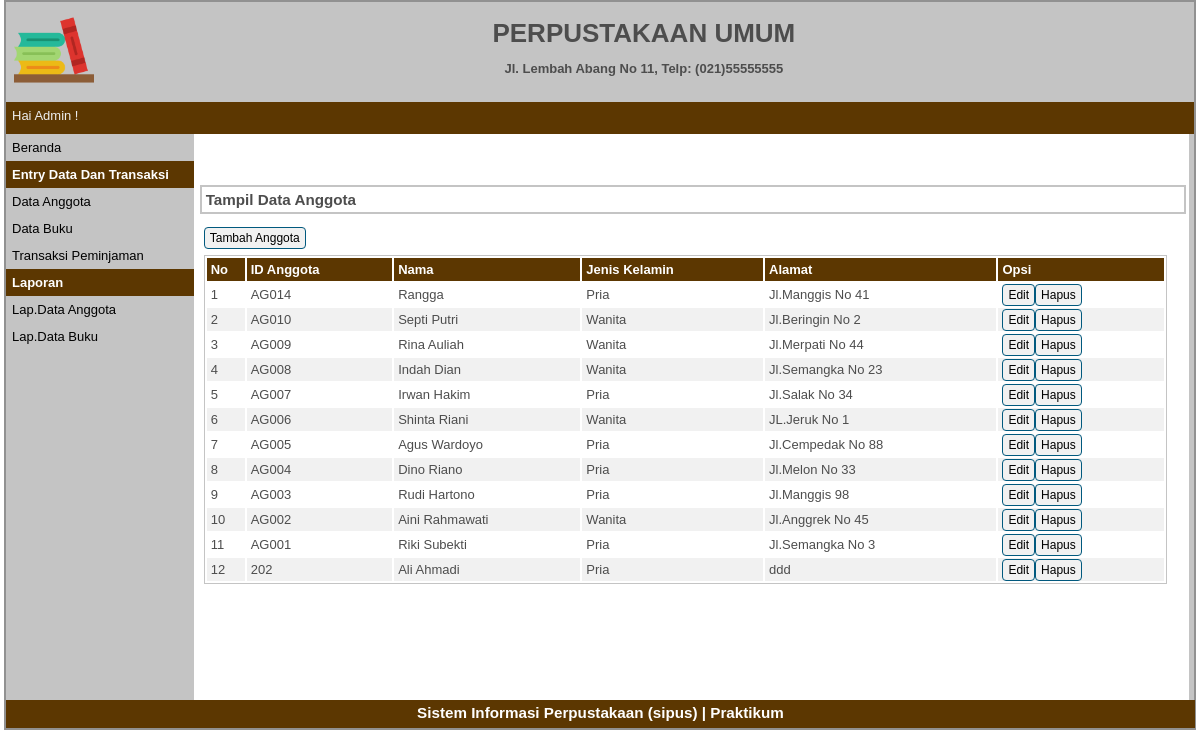
The page /perpus-master/index.php?p=anggota on the database its author committed.
### tables this page shows
CREATE TABLE IF NOT EXISTS `tbanggota` (
  `idanggota` varchar(5) NOT NULL,
  `nama` varchar(30) NOT NULL,
  `jeniskelamin` varchar(10) NOT NULL,
  `alamat` varchar(40) NOT NULL,
  `status` varchar(20) NOT NULL,
  PRIMARY KEY (`idanggota`)
);

### perpus-master/pages/anggota.php (the view)
<div id="label-page"><h3>Tampil Data Anggota</h3></div>
<div id="content">
	<p id="tombol-tambah-container"><a href="index.php?p=anggota-input" class="tombol">Tambah Anggota</a></p>
	<table id="tabel-tampil">
		<tr>
			<th id="label-tampil-no">No</td>
			<th>ID Anggota</th>
			<th>Nama</th>
			<th>Jenis Kelamin</th>
			<th>Alamat</th>
			<th id="label-opsi">Opsi</th>
		</tr>
		<?php
		$sql="SELECT * FROM tbanggota ORDER BY idanggota DESC";
		$q_tampil_anggota = mysqli_query($db, $sql);
		$nomor=1;
		while($r_tampil_anggota=mysqli_fetch_array($q_tampil_anggota)){
		?>
		<tr>
			<td><?php echo $nomor++; ?></td>
			<td><?php echo $r_tampil_anggota['idanggota']; ?></td>
			<td><?php echo $r_tampil_anggota['nama']; ?></td>
			<td><?php echo $r_tampil_anggota['jeniskelamin']; ?></td>
			<td><?php echo $r_tampil_anggota['alamat']; ?></td>
			<td>
				<div class="tombol-opsi-container"><a href="index.php?p=anggota-edit&id=<?php echo $r_tampil_anggota['idanggota'];?>" class="tombol">Edit</a></div>
				<div class="tombol-opsi-container"><a href="proses/anggota-hapus.php?id=<?php echo $r_tampil_anggota['idanggota']; ?>" class="tombol">Hapus</a></div>
			</td>
		</tr>
		<?php } ?>
	</table>
</div>

### perpus-master/style.css (style rules this page uses)
* { margin:0px; padding:0px }
body { font-family:sans-serif; font-size:13px; color:#4D4D4D; }
#label-page { margin-top:6px; margin-bottom:6px; margin-left:6px; border:2px solid #C4C4C4; padding:4px; width:97.9%; }
#content { float:left; width:96.8%; min-height:454px; background-image : border:2px solid #C4C4C4; padding:10px; margin-bottom:6px; }
.tombol { border-radius:4px; font-size:12px; text-decoration:none; background-color:#F1F1F1; padding-top:3px; padding-bottom:3px; padding-left:5px; padding-right:5px; border:1px solid #01597E; color:black; }
#tombol-tambah-container { margin-bottom:10px; }
#tabel-tampil { border:1px solid #C4C4C4; width:100%; }
#tabel-tampil tr:nth-child(odd) { background-color:#F1F1F1; }
#tabel-tampil tr th { background-color:#5C3701; color:#FFFFFF; padding:4px; text-align:left; }
#tabel-tampil td { padding:4px; }
#label-tampil-no { width:30px; }
#label-opsi { width:158px; font-weight:bold; }
.tombol-opsi-container { float:left; }

### rows shown on the page
tbanggota: idanggota "AG014", nama "Rangga", jeniskelamin "Pria", alamat "Jl.Manggis No 41"
tbanggota: idanggota "AG010", nama "Septi Putri", jeniskelamin "Wanita", alamat "Jl.Beringin No 2"
tbanggota: idanggota "AG009", nama "Rina Auliah", jeniskelamin "Wanita", alamat "Jl.Merpati No 44"
tbanggota: idanggota "AG008", nama "Indah Dian", jeniskelamin "Wanita", alamat "Jl.Semangka No 23"
tbanggota: idanggota "AG007", nama "Irwan Hakim", jeniskelamin "Pria", alamat "Jl.Salak No 34"
tbanggota: idanggota "AG006", nama "Shinta Riani", jeniskelamin "Wanita", alamat "JL.Jeruk No 1"
tbanggota: idanggota "AG005", nama "Agus Wardoyo", jeniskelamin "Pria", alamat "Jl.Cempedak No 88"
tbanggota: idanggota "AG004", nama "Dino Riano", jeniskelamin "Pria", alamat "Jl.Melon No 33"
tbanggota: idanggota "AG003", nama "Rudi Hartono", jeniskelamin "Pria", alamat "Jl.Manggis 98"
tbanggota: idanggota "AG002", nama "Aini Rahmawati", jeniskelamin "Wanita", alamat "Jl.Anggrek No 45"
tbanggota: idanggota "AG001", nama "Riki Subekti", jeniskelamin "Pria", alamat "Jl.Semangka No 3"
tbanggota: idanggota "202", nama "Ali Ahmadi", jeniskelamin "Pria", alamat "ddd"
